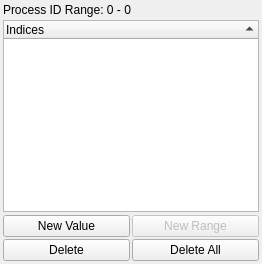
          <widget class="QWidget" name="page_IDs" >
           <layout class="QVBoxLayout" >
            <property name="spacing" >
             <number>3</number>
            </property>
            <property name="leftMargin" >
             <number>3</number>
            </property>
            <property name="topMargin" >
             <number>3</number>
            </property>
            <property name="rightMargin" >
             <number>3</number>
            </property>
            <property name="bottomMargin" >
             <number>3</number>
            </property>
            <item>
             <widget class="QLabel" name="ProcessIDRange" >
              <property name="text" >
               <string>Process ID Range: 0 - 0</string>
              </property>
             </widget>
            </item>
            <item>
             <widget class="pqTreeWidget" name="Indices" >
              <property name="sizePolicy" >
               <sizepolicy vsizetype="Expanding" hsizetype="Preferred" >
                <horstretch>0</horstretch>
                <verstretch>0</verstretch>
               </sizepolicy>
              </property>
              <property name="editTriggers" >
               <set>QAbstractItemView::DoubleClicked|QAbstractItemView::EditKeyPressed|QAbstractItemView::NoEditTriggers</set>
              </property>
              <property name="alternatingRowColors" >
               <bool>true</bool>
              </property>
              <property name="selectionMode" >
               <enum>QAbstractItemView::ExtendedSelection</enum>
              </property>
              <property name="rootIsDecorated" >
               <bool>false</bool>
              </property>
              <property name="sortingEnabled" >
               <bool>true</bool>
              </property>
              <column>
               <property name="text" >
                <string>Indices</string>
               </property>
              </column>
             </widget>
            </item>
            <item>
             <layout class="QGridLayout" >
              <property name="leftMargin" >
               <number>0</number>
              </property>
              <property name="topMargin" >
               <number>0</number>
              </property>
              <property name="rightMargin" >
               <number>0</number>
              </property>
              <property name="bottomMargin" >
               <number>0</number>
              </property>
              <property name="horizontalSpacing" >
               <number>2</number>
              </property>
              <property name="verticalSpacing" >
               <number>2</number>
              </property>
              <item row="0" column="0" >
               <widget class="QPushButton" name="NewValue" >
                <property name="toolTip" >
                 <string>Add a single value to the current set</string>
                </property>
                <property name="statusTip" >
                 <string>Add a single value to the current set.</string>
                </property>
                <property name="text" >
                 <string>New Value</string>
                </property>
               </widget>
              </item>
              <item row="1" column="1" >
               <widget class="QPushButton" name="DeleteAll" >
                <property name="enabled" >
                 <bool>true</bool>
                </property>
                <property name="toolTip" >
                 <string>Delete all values</string>
                </property>
                <property name="text" >
                 <string>Delete All</string>
                </property>
               </widget>
              </item>
              <item row="0" column="1" >
               <widget class="QPushButton" name="NewRange" >
                <property name="enabled" >
                 <bool>false</bool>
                </property>
                <property name="toolTip" >
                 <string>Add a single value to the current set</string>
                </property>
                <property name="statusTip" >
                 <string>Add a single value to the current set.</string>
                </property>
                <property name="text" >
                 <string>New Range</string>
                </property>
               </widget>
              </item>
              <item row="1" column="0" >
               <widget class="QPushButton" name="Delete" >
                <property name="enabled" >
                 <bool>true</bool>
                </property>
                <property name="toolTip" >
                 <string>Delete selected values from the current set</string>
                </property>
                <property name="text" >
                 <string>Delete</string>
                </property>
               </widget>
              </item>
             </layout>
            </item>
           </layout>
          </widget>
